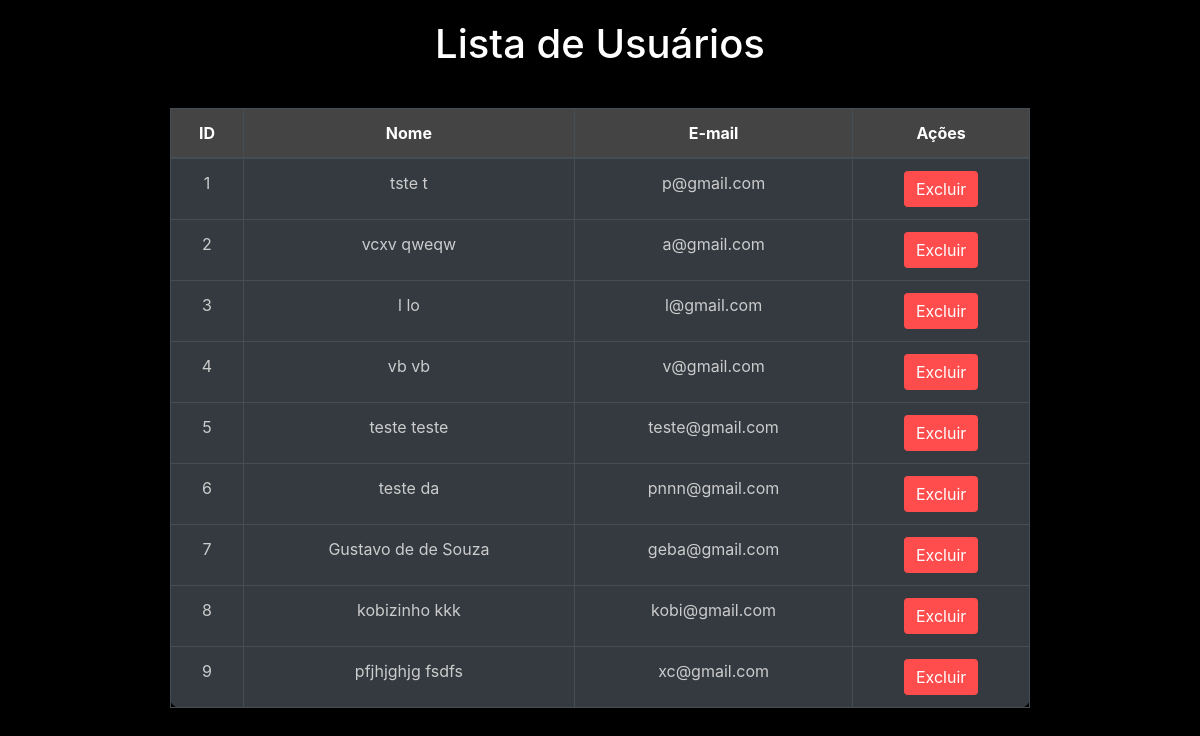
The app's page /admin (signed in), older data.
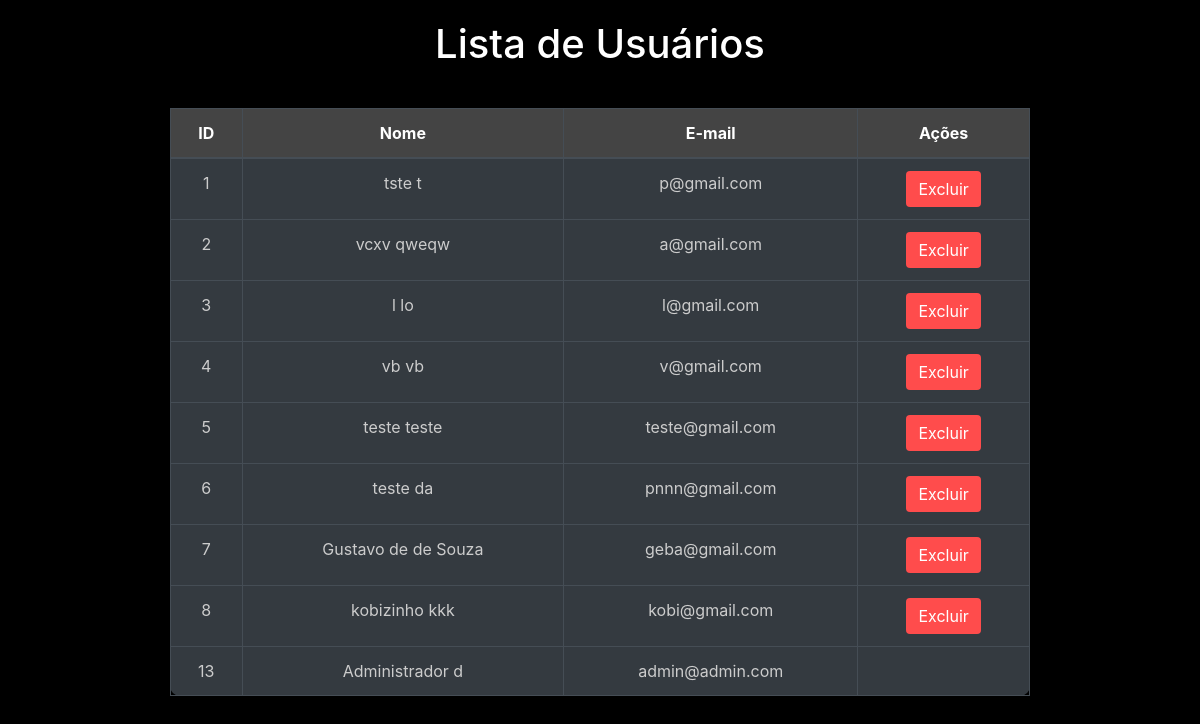
The same page, newer data.
### network/models.py (models this page shows)
class User(db.Model, UserMixin):
    id = db.Column(db.Integer, primary_key=True)
    nome = db.Column(db.String, nullable=True)
    sobrenome = db.Column(db.String, nullable=True)
    email = db.Column(db.String, nullable=True)
    senha = db.Column(db.String, nullable=True)
    posts = db.relationship('Post', backref='user', lazy=True)
    post_comentarios = db.relationship('PostComentarios', backref='user', lazy=True)

### network/routes.py (the view)
@app.route('/admin')
@login_required
def pagina_admin():
    usuarios = User.query.all()
    return render_template('admin.html', usuarios=usuarios)

### network/models.py (called while the page is built)
@login_manager.user_loader
def load_user(user_id):
    return User.query.get(user_id)

### network/templates/admin.html (shortened to what this page needs)
<!DOCTYPE html>
<html lang="en">
<head>
    <link rel="stylesheet" href="https://stackpath.bootstrapcdn.com/bootstrap/4.5.2/css/bootstrap.min.css">
</head>
<body>
    <h1>Lista de Usuários</h1>
    <div class="table-container">
        <table class="table table-dark table-hover table-bordered">
            <thead>
                <tr>
                    <th>ID</th>
                    <th>Nome</th>
                    <th>E-mail</th>
                    <th>Ações</th>
                </tr>
            </thead>
            <tbody>
                {% for usuario in usuarios %}
                <tr>
                    <td>{{ usuario.id }}</td>
                    <td>{{ usuario.nome }} {{ usuario.sobrenome }}</td>
                    <td>{{ usuario.email }}</td>
                    <td>
                        {% if usuario.email != 'admin@admin.com' %}
                        <form action="{{ url_for('excluir_usuario', user_id=usuario.id) }}" method="POST" onsubmit="return confirm('Tem certeza que deseja excluir este usuário?');">
                            <button type="submit" class="btn btn-danger">Excluir</button>
                        </form>
                        {% endif %}
                    </td>
                </tr>
                {% else %}
                <tr>
                    <td colspan="4">Nenhum usuário encontrado.</td>
                </tr>
                {% endfor %}
            </tbody>
        </table>
    </div>
</body>
</html>

### network/templates/admin.html (style rules this page uses)
body { background-color: #000; color: #fff; }
h1 { text-align: center; margin-top: 20px; }
table { background-color: #333; border-radius: 10px; }
th, td { text-align: center; padding: 12px; border-bottom: 1px solid #444; }
th { background-color: #444; color: #fff; }
td { color: #ccc; }
.btn-danger { background-color: #ff4c4c; border: none; }
.table-container { margin: 20px auto; padding: 20px; max-width: 900px; }

Row changes from the older to the newer data that the page shows:
removed User: id "9", nome "pfjhjghjg", sobrenome "fsdfs", email "xc@gmail.com"
added User: id "13", nome "Administrador", sobrenome "d", email "admin@admin.com"
